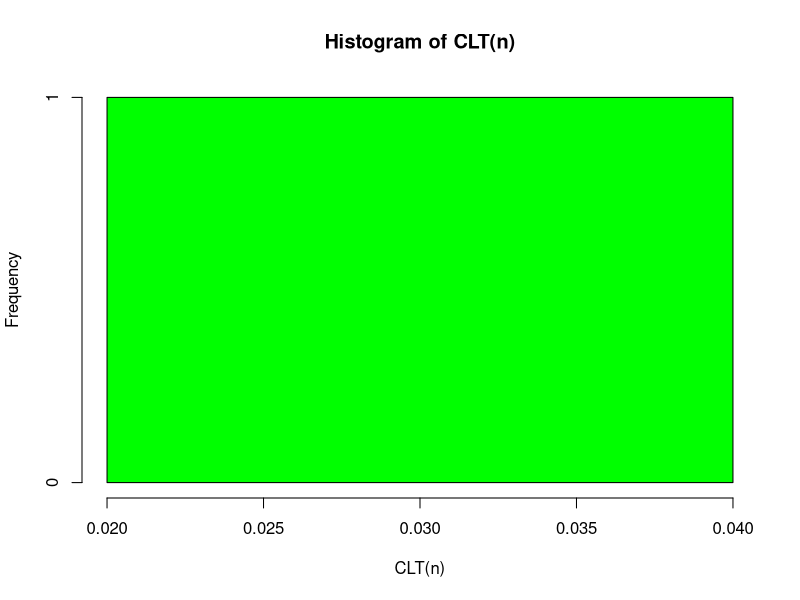
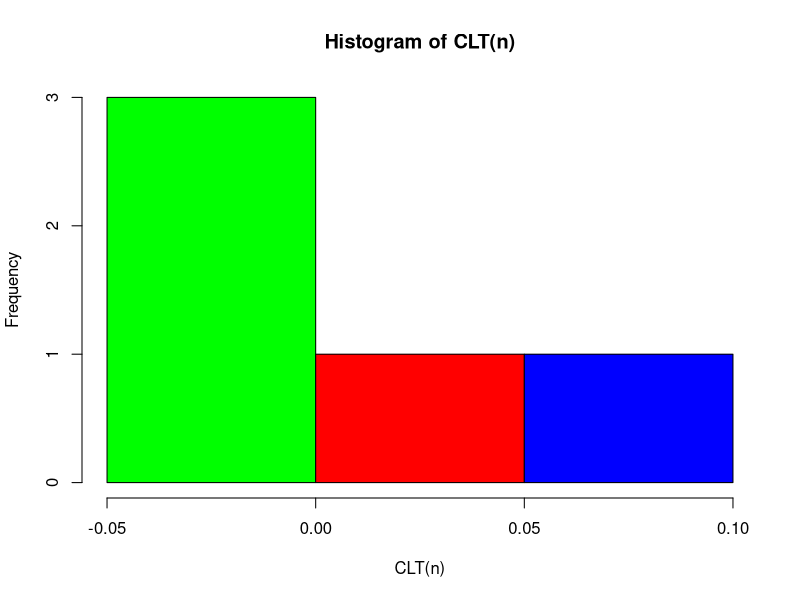
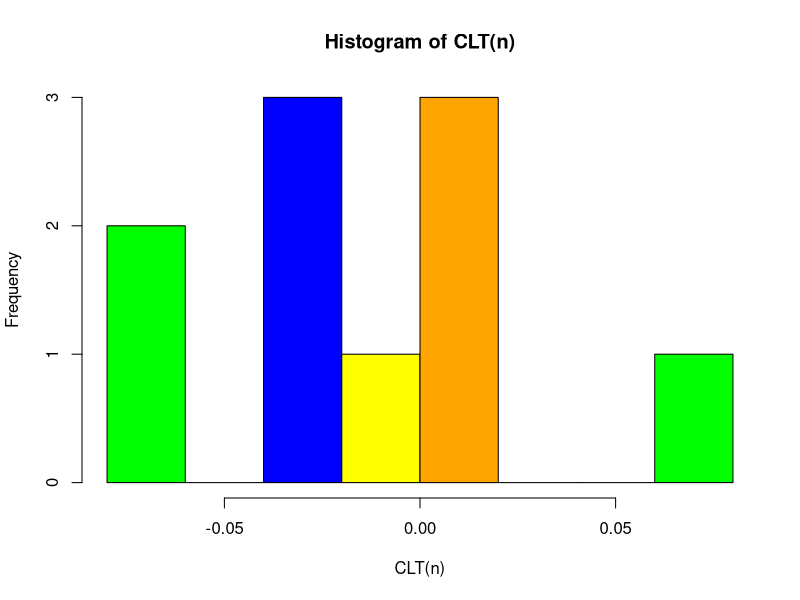
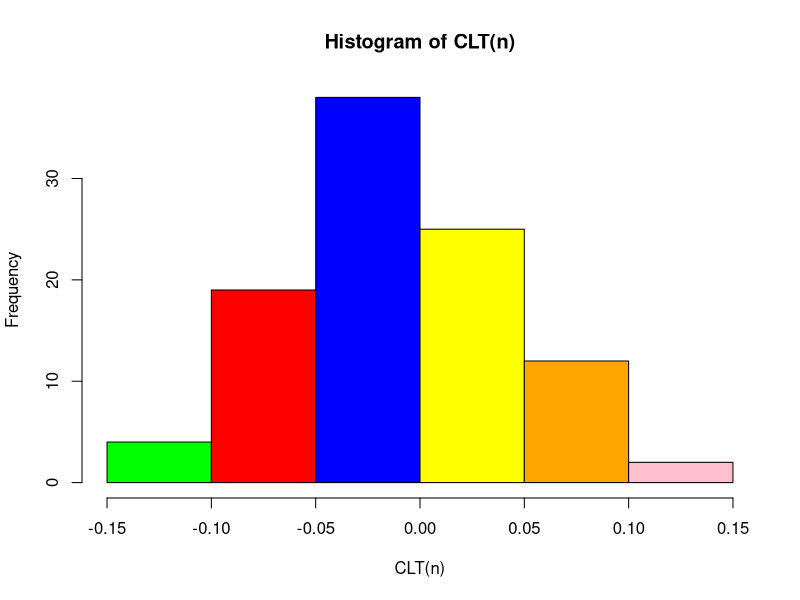
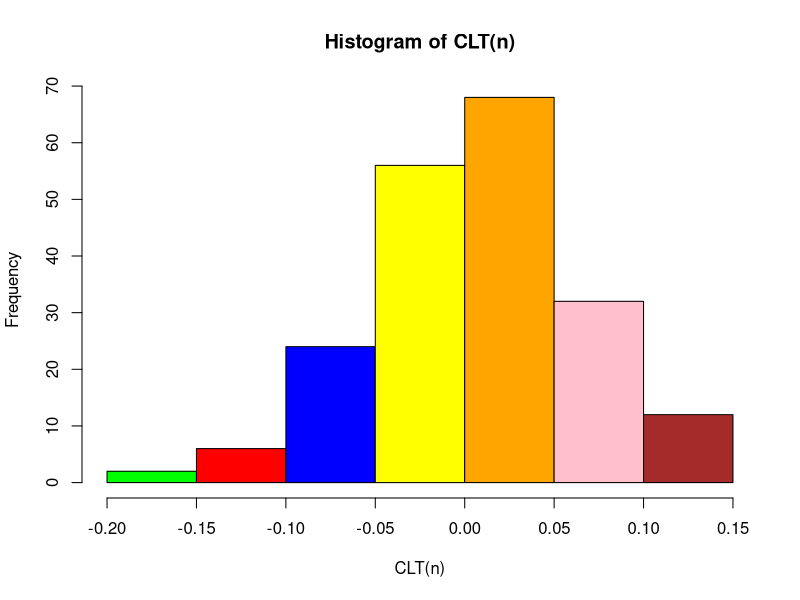
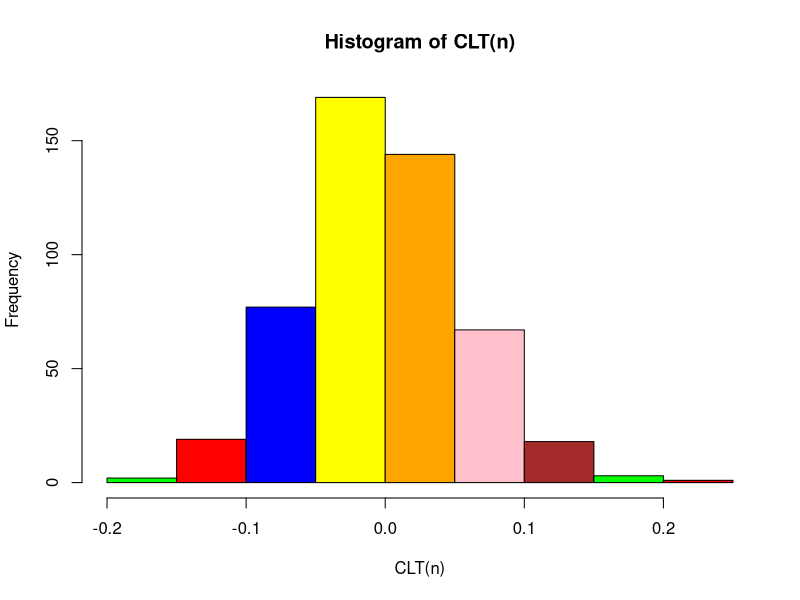
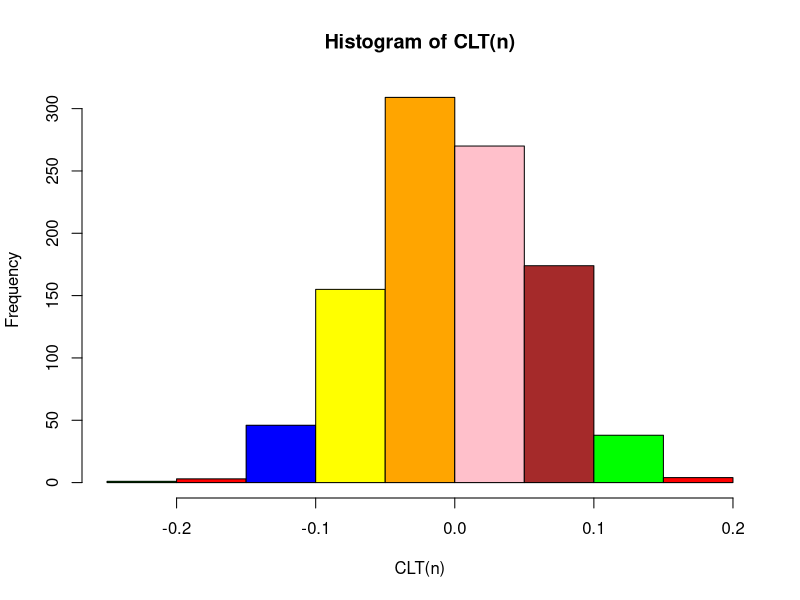

Here is the R script that generated these plots, in order:
#!/usr/bin/env Rscript

COLORS <- c("green", "red", "blue", "yellow", "orange", "pink", "brown")

CLT <- function(n) {
    # Scrieți o funcție care genereaza un număr de n eșantioane,
    # fiecare eșantion de dimensiune 10000, folosind distribuția
    # uniforma cu valori din intervalul [−10, 10].
    # Numărul de eșantioane n este parametrul funcției.
    # Funcția returneaza vectorul mediilor celor n eșantioane.
    medii <- c()
    for (index in 1:n) {
        esantion <- runif(n=10000, min=-10, max=10)
        medii[index] <- mean(esantion)
    }
    return(medii)
}

histograma <- function(image_name, n) {
    # Genereaza histograma pentru datele primite
    png(image_name, width=4, height=4, units="in", res=300)
    hist(CLT(n), col=COLORS)
    dev.off()
}

main <- function() {
    # Folosiți aceasta funcție pentru a construi histograma mediilor
    # eșantioanelor când numărul acestora n este egal cu 1, 5, 10 și
    # 100, respectiv.
    # Observați modificarile histogramei când valorile lui n cresc.
    for (valoare in c(1, 5, 10, 100, 200, 500, 1000)) {
        histograma(paste('histograma-', valoare, '.png', seq=""), valoare)
    }
}

main()
